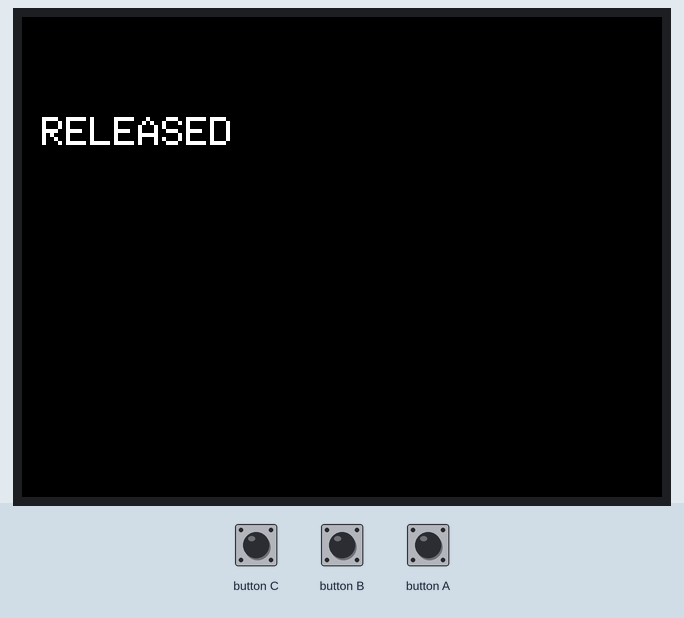
Bench run of a sketch on a simulated ESP32. Parts: 320×240 colour display. The inputs (shaded band) are chosen by the test bench.

Above: at 1.4 s.
1.5 s: button A pressed for 0.15 s
At 1.78 s:
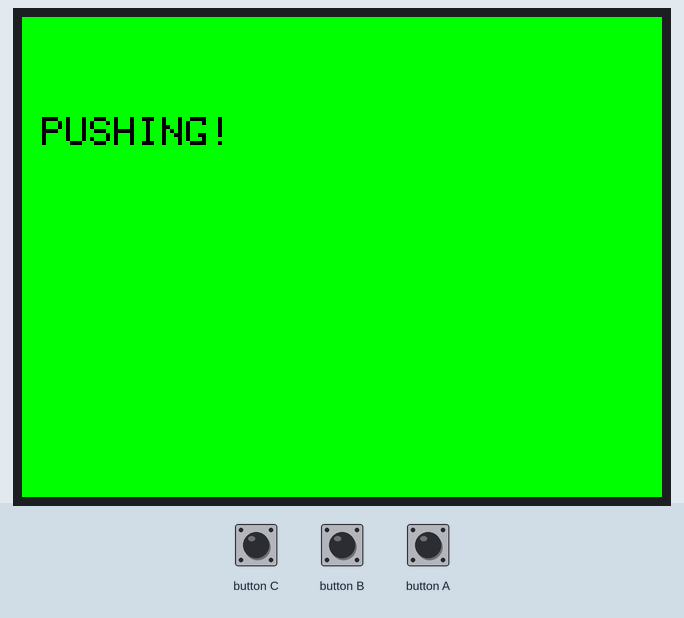
3.4 s: button A pressed for 3.2 s
8.3 s: button A pressed for 1 s
Timing chart, 0 to 11.3 s (numbered marks = the images above; inputs shaded):
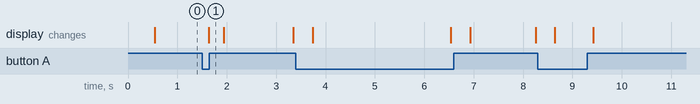

Measured:
- after the input at 1.5 s, the display: changes after 0.13 s (image 1)

The sketch:

display_test_2.ino
```cpp
#include <M5Unified.h>

void setup() {
    M5.begin();
    M5.Display.fillScreen(BLACK);
    M5.Display.setTextSize(2);
}

void loop() {
    M5.update();

    // isPressed(): 今現在、ボタンが物理的に押されているかどうか
    if (M5.BtnA.isPressed()) {
        M5.Display.fillScreen(GREEN);
        M5.Display.setCursor(10, 50);
        M5.Display.setTextColor(BLACK);
        M5.Display.print("PUSHING!");
    } else {
        M5.Display.fillScreen(BLACK);
        M5.Display.setCursor(10, 50);
        M5.Display.setTextColor(WHITE);
        M5.Display.print("RELEASED");
    }
}
```
